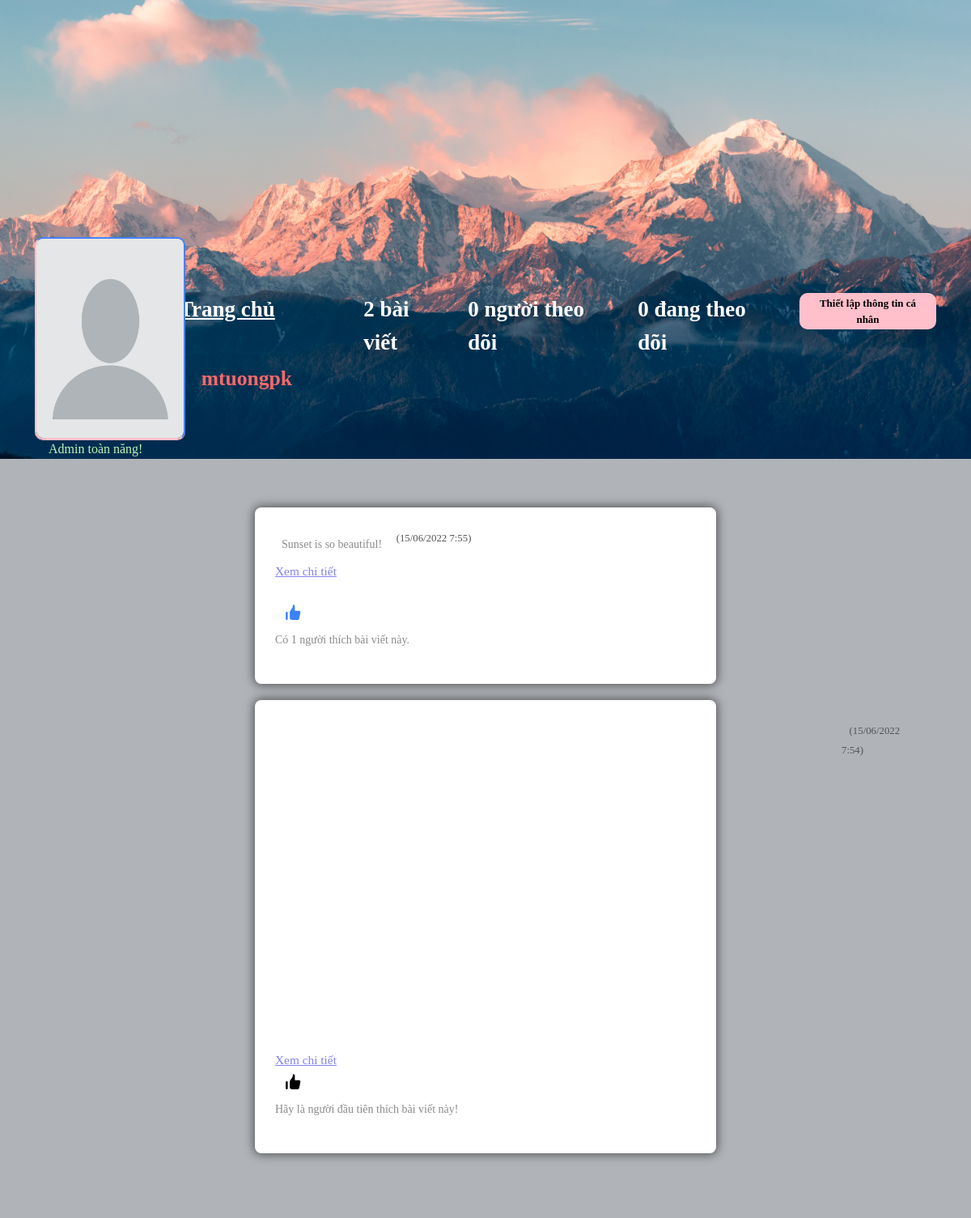
The page /profile/mtuongpk (signed in) on the database its author committed.
### core/models.py (models this page shows, shortened)
class Profile(models.Model):
    id_user = models.IntegerField()
    user = models.ForeignKey(User, on_delete=models.CASCADE)
    bio = models.TextField(blank=True)  # biographical
    profileimg = models.ImageField(upload_to='profile_images', default='blank-profile-picture.png')
    cover_img = models.ImageField(upload_to='profile_images', default='default_cover_img.jpg')
    location = models.CharField(max_length=125, blank=True)
    def __str__(self):
        return self.user.username

class Post(models.Model):
    id = models.UUIDField(primary_key=True, default=uuid.uuid4)
    user = models.CharField(max_length=80)
    image = models.ImageField(upload_to='post_images', blank=True)
    caption = models.TextField()
    created = models.DateTimeField(auto_now_add=True)
    no_of_likes = models.IntegerField(default=0)

### core/views.py (the view)
# urls.py: path('profile/<str:pk>', views.profile, name='profile'),
@login_required(login_url='core:sign_in')
def profile(request, pk):
    try:
        User.objects.get(username=pk)
    except:
        return process.return_render_index(request)
    cont = process.get_context_profile(request.user.username, pk)
    return render(request, 'profile.html', cont)

### core/templatetags/core_extras.py (called while the page is built)
def is_liked_post(value, arg):
    if arg is None:
        return False
    try:
        temp = LikePost.objects.get(post=value, username=arg)
        return temp is not None
    except:
        return False

@register.filter(is_safe=True)
@stringfilter
def get_custom_name_profile(value):
    try:
        custom_name = CustomName.objects.get(user=value).fullname
        return custom_name
    except:
        return value

@register.filter(is_safe=True)
def is_youtube_link(value):
    caption = str(value)
    if caption.__contains__("https://www.youtube.com/") or caption.__contains__("https://youtu.be"):
        return True
    return False

@register.filter(is_safe=True)
@stringfilter
def get_youtube_id(value):
    youtube_link = str(value)
    if youtube_link.__contains__('youtu.be'):
        temp = youtube_link.split('/')
        len_temp = len(temp)
        return temp[len_temp - 1][:11]
    if youtube_link.__contains__("youtube.com/watch?"):
        temp = youtube_link.split("=")
        len_temp = len(temp)
        return temp[len_temp - 1][:11]

### templates/profile.html (shortened to what this page needs)
{% load static %}
<!DOCTYPE html>
<html lang="en">
<head>
    <link rel="stylesheet" href="{% static 'css/min.css' %}">
    <link rel="stylesheet" href="{% static 'css/style.min.css' %}">
    <link rel="stylesheet" href="{% static 'css/color.css' %}">
    <link rel="stylesheet" href="{% static 'css/responsive.min.css' %}">
</head>
<body>
<section>
    <div class="feature-photo">
        <div style="max-width: 100%; max-height: 445px; min-height: 200px; align-items: center; justify-content: center; display: flex">
            <img src="{{ user_profile.cover_img.url }}">
        </div>
        <form action="{% url 'core:follow' %}" method="POST">
            <div class="add-btn" style="display: flex; width: 78%; float: left">
                <span style="color: white; font-size: 27px; width: 20%; float: left"><b><u><a
                        href="/">Trang chủ</a></u></b></span>
                <div style="width: 80%; float: right; display: flex; justify-content: flex-end;">
                    {% if user_post_length == 0 %}
                        <span style="color: white; font-size: 27px; margin-left: 25px"><b>Chưa có bài viết nào</b></span>
                    {% else %}
                        <span style="color: white; font-size: 27px; margin-left: 25px"><b>{{ user_post_length }} bài viết</b></span>
                    {% endif %}
                    <span style="color: white; font-size: 27px; margin-left: 25px"><b>{{ user_followers }} người theo dõi</b></span>
                    <span style="color: white; font-size: 27px; margin-left: 25px"><b>{{ user_following }} đang theo dõi</b></span>
                    {% if user_object.username == user.username %}
                        <a href="{% url 'core:setting-general' %}" data-ripple="">
                            <button type="button"
                                    style="background-color: #ffc0cb; border: #ffc0cb; margin-left: 25px; border-radius: 10px">
                                Thiết lập thông tin cá
                                nhân
                            </button>
                        </a>
                    {% else %}
                        <a data-ripple="" style="margin-left: 25px; width: 90px">
                            <button type="submit"
                                    style="background-color: #ffc0cb; border: #ffc0cb; border-radius: 10px;">{{ button_text }}</button>
                        </a>
                    {% endif %}
                </div>
            </div>
        </form>
        <div class="container-fluid">
            <div class="row merged">
                <div class="col-lg-2 col-sm-3">
                    <div>
                        <figure>
                            <img class="user-avatar" src="{{ user_profile.profileimg.url }}" style="height: 250px; width: auto;" alt="">
                        </figure>
                    </div>
                </div>
                <div class="col-lg-10 col-sm-9">
                    <div class="timeline-info">
                        <ul>
                            <li class="admin-name">
                                <h5 style="color: #fa6868;white-space: nowrap; width: 110px; font-size: 1.6em;">
                                    {% load core_extras %}
                                    <b>{{ user_profile|get_custom_name_profile }}</b>
                                </h5>
                            </li>
                        </ul>
                    </div>
                </div>
            </div>
        </div>
    </div>
</section>
<section>
    <div class="bio">
        {{ user_profile.bio }}
    </div>
</section>
<section>
    <div class="gap gray-bg">
        <div class="container-fluid">
            <div class="row">
                {% for post in user_posts %}
                    <div class="col-lg-12">
                        <div class="row" id="page-contents" ;>
                            <div class="col-lg-3">
                                <aside class="sidebar static">
                                </aside>
                            </div>
                            <div class="col-lg-6">
                                <div class="central-meta">
                                    <div style="display: flex">
                                        <div style="display: inline-block; font-size: 1.2em; color: #000">
                                            {% if post.caption|is_youtube_link %}
                                                <iframe width="700px" height="400px"
                                                        src="https://www.youtube.com/embed/{{ post.caption|get_youtube_id }}"
                                                        title="YouTube video player" frameborder="0"
                                                        allow="accelerometer; autoplay; clipboard-write; encrypted-media; gyroscope; picture-in-picture"
                                                        allowfullscreen></iframe>
                                            {% else %}
                                                <p style="margin: 8px">
                                                    {{ post.caption|slice:":30" }}
                                                </p>
                                            {% endif %}
                                            <div style="color: #8282ef; font-size: 0.8em">
                                                <a href="{% url 'core:post_details' post.id %}"><u>Xem chi tiết</u></a>
                                            </div>
                                        </div>
                                    </div>
                                    <div>
                                        {% if post|is_liked_post:username %}
                                            <form action="{% url 'core:like_post' %}" method="post">
                                                <button type="button" style="object-fit: contain"
                                                        id="like_btn_{{ post.id }}"
                                                        onclick="sendata(this.id)">
                                                    <svg xmlns="http://www.w3.org/2000/svg" viewBox="0 0 20 20"
                                                         fill="currentColor"
                                                         width="25" height="25" class="text-blue-500"
                                                         id="like_icon_{{ post.id }}">
                                                        <path d="M2 10.5a1.5 1.5 0 113 0v6a1.5 1.5 0 01-3 0v-6zM6 10.333v5.43a2 2 0 001.106 1.79l.05.025A4 4 0 008.943 18h5.416a2 2 0 001.962-1.608l1.2-6A2 2 0 0015.56 8H12V4a2 2 0 00-2-2 1 1 0 00-1 1v.667a4 4 0 01-.8 2.4L6.8 7.933a4 4 0 00-.8 2.4z"/>
                                                    </svg>
                                                </button>
                                            </form>
                                        {% else %}
                                            <form action="{% url 'core:like_post' %}" method="post">
                                                <button type="button" style="object-fit: contain"
                                                        id="like_btn_{{ post.id }}"
                                                        onclick="sendata(this.id)">
                                                    <svg xmlns="http://www.w3.org/2000/svg" viewBox="0 0 20 20"
                                                         fill="currentColor"
                                                         width="25" height="25" class="" id="like_icon_{{ post.id }}">
                                                        <path d="M2 10.5a1.5 1.5 0 113 0v6a1.5 1.5 0 01-3 0v-6zM6 10.333v5.43a2 2 0 001.106 1.79l.05.025A4 4 0 008.943 18h5.416a2 2 0 001.962-1.608l1.2-6A2 2 0 0015.56 8H12V4a2 2 0 00-2-2 1 1 0 00-1 1v.667a4 4 0 01-.8 2.4L6.8 7.933a4 4 0 00-.8 2.4z"/>
                                                    </svg>
                                                </button>
                                            </form>
                                        {% endif %}
                                        {% if post.no_of_likes == 0 %}
                                            <p id="like_count_{{ post.id }}">Hãy là người đầu tiên thích bài viết
                                                này!</p>
                                        {% else %}
                                            <p id="like_count_{{ post.id }}">Có {{ post.no_of_likes }} người thích bài
                                                viết này.</p>
                                        {% endif %}
                                    </div>
                                </div>
                            </div>
                            <div class="col-lg-3">
                                <aside class="sidebar static">
                                </aside>
                            </div>
                        </div>
                    </div>
                {% endfor %}
            </div>
        </div>
    </div>
</section>
</body>
</html>

### static/css/min.css (style rules this page uses)
:root { --breakpoint-xs: 0; --breakpoint-sm: 576px; --breakpoint-md: 768px; --breakpoint-lg: 992px; --breakpoint-xl: 1200px; --font-family-sans-serif: -apple-system,BlinkMacSystemFont,"Segoe UI",Roboto,"Helvetica Neue",Arial,sans-serif,"Apple Color Emoji","Segoe UI Emoji","Segoe UI Symbol"; --font-family-monospace: SFMono-Regular,Menlo,Monaco,Consolas,"Liberation Mono","Courier New",monospace }
*,::after,::before { box-sizing: border-box }
html { font-family: sans-serif; line-height: 1.15; -webkit-text-size-adjust: 100%; -ms-text-size-adjust: 100%; -ms-overflow-style: scrollbar; -webkit-tap-highlight-color: transparent }
article,aside,dialog,figcaption,figure,footer,header,hgroup,main,nav,section { display: block }
body { margin: 0; font-family: -apple-system,BlinkMacSystemFont,"Segoe UI",Roboto,"Helvetica Neue",Arial,sans-serif,"Apple Color Emoji","Segoe UI Emoji","Segoe UI Symbol"; font-size: 1rem; font-weight: 400; line-height: 1.5; color: #212529; text-align: left; background-color: #fff }
h1,h2,h3,h4,h5,h6 { margin-top: 0; margin-bottom: .5rem }
p { margin-top: 0; margin-bottom: 1rem }
dl,ol,ul { margin-top: 0; margin-bottom: 1rem }
b,strong { font-weight: bolder }
a { color: #007bff; text-decoration: none; background-color: transparent; -webkit-text-decoration-skip: objects }
figure { margin: 0 0 1rem }
img { vertical-align: middle; border-style: none }
svg:not(:root) { overflow: hidden }
button { border-radius: 0 }
button,input,optgroup,select,textarea { margin: 0; font-family: inherit; font-size: inherit; line-height: inherit }
button,input { overflow: visible }
button,select { text-transform: none }
[type=reset],[type=submit],button,html [type=button] { -webkit-appearance: button }
.h1,.h2,.h3,.h4,.h5,.h6,h1,h2,h3,h4,h5,h6 { margin-bottom: .5rem; font-family: inherit; font-weight: 500; line-height: 1.2; color: inherit }
.h5,h5 { font-size: 1.25rem }
.container-fluid { width: 100%; padding-right: 15px; padding-left: 15px; margin-right: auto; margin-left: auto }
.row { display: -webkit-box; display: -ms-flexbox; display: flex; -ms-flex-wrap: wrap; flex-wrap: wrap; margin-right: -15px; margin-left: -15px }
.col,.col-1,.col-10,.col-11,.col-12,.col-2,.col-3,.col-4,.col-5,.col-6,.col-7,.col-8,.col-9,.col-auto,.col-lg,.col-lg-1,.col-lg-10,.col-lg-11,.col-lg-12,.col-lg-2,.col-lg-3,.col-lg-4,.col-lg-5,.col-lg-6,.col-lg-7,.col-lg-8,.col-lg-9,.col-lg-auto,.col-md,.col-md-1,.col-md-10,.col-md-11,.col-md-12,.col-md-2,.col-md-3,.col-md-4,.col-md-5,.col-md-6,.col-md-7,.col-md-8,.col-md-9,.col-md-auto,.col-sm,.col-sm-1,.col-sm-10,.col-sm-11,.col-sm-12,.col-sm-2,.col-sm-3,.col-sm-4,.col-sm-5,.col-sm-6,.col-sm-7,.col-sm-8,.col-sm-9,.col-sm-auto,.col-xl,.col-xl-1,.col-xl-10,.col-xl-11,.col-xl-12,.col-xl-2,.col-xl-3,.col-xl-4,.col-xl-5,.col-xl-6,.col-xl-7,.col-xl-8,.col-xl-9,.col-xl-auto { position: relative; width: 100%; min-height: 1px; padding-right: 15px; padding-left: 15px }
@media (min-width: 576px) { .col-sm-3 { -webkit-box-flex: 0; -ms-flex: 0 0 25%; flex: 0 0 25%; max-width: 25% } }
@media (min-width: 576px) { .col-sm-9 { -webkit-box-flex: 0; -ms-flex: 0 0 75%; flex: 0 0 75%; max-width: 75% } }
@media (min-width: 576px) { .col-lg-2 { -webkit-box-flex: 0; -ms-flex: 0 0 16.666667%; flex: 0 0 16.666667%; max-width: 16.666667% } }
@media (min-width: 576px) { .col-lg-3 { -webkit-box-flex: 0; -ms-flex: 0 0 25%; flex: 0 0 25%; max-width: 25% } }
@media (min-width: 576px) { .col-lg-6 { -webkit-box-flex: 0; -ms-flex: 0 0 50%; flex: 0 0 50%; max-width: 50% } }
@media (min-width: 576px) { .col-lg-10 { -webkit-box-flex: 0; -ms-flex: 0 0 83.333333%; flex: 0 0 83.333333%; max-width: 83.333333% } }
@media (min-width: 576px) { .col-lg-12 { -webkit-box-flex: 0; -ms-flex: 0 0 100%; flex: 0 0 100%; max-width: 100% } }

### rows shown on the page
Profile: cover_img (placeholder picture), profileimg (placeholder picture), user.username "mtuongpk", bio "Admin toàn năng!"
Post: caption "Sunset is so beautiful!", no_of_likes "1"

### other values the page prints
{{ user_post_length }} "2"
{{ user_followers }} "0"
{{ user_following }} "0"
